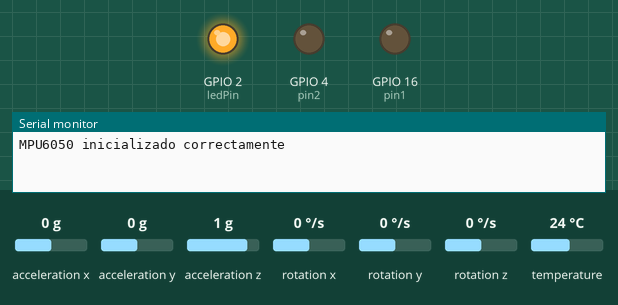
The sketch below on a simulated ESP32. On the bench: output pins drawn as LEDs (lit = HIGH), the last lines printed to the serial monitor. The inputs (shaded band) are chosen by the test bench; at power-on: acceleration y 0 g, acceleration x 0 g, acceleration z 1 g, rotation x 0 °/s, rotation y 0 °/s, rotation z 0 °/s, temperature 24 °C. Pins used as bus, display or sensor lines are not drawn.

Above: at 1.2 s.
1.3 s: acceleration y set to -1.4 g
3.0 s: acceleration y set to 0 g
At 5.2 s:
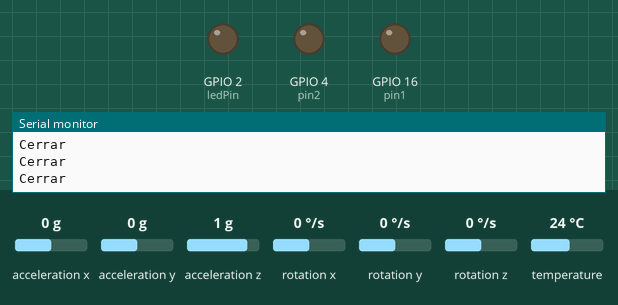
Timing chart, 0 to 6.7 s (numbered marks = the images above; inputs shaded):
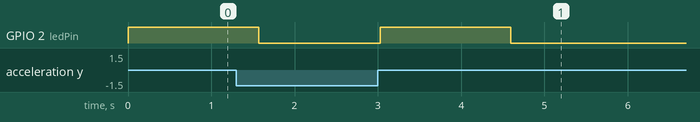

The sketch:

Inferencia.ino
```cpp
#include <Wire.h>
#include <Adafruit_MPU6050.h>
#include <Adafruit_Sensor.h>
#include <math.h>  // Necesary for te exp() function
#include <WiFi.h>
#include <BluetoothSerial.h>

Adafruit_MPU6050 mpu; // Create de MPU6050 object

const double timeData = 1.5; // Time in seconds to collect data
double accelX = 0, accelY = 0, accelZ = 0; // Variables for acceleration data

// Variables for features used in the neural network
double mavXAxis = 0.0, mavYAxis = 0.0, mavZAxis = 0.0;
double rmsXAxis = 0.0, rmsYAxis = 0.0, rmsZAxis = 0.0;
double wlXAxis = 0.0, wlYAxis = 0.0, wlZAxis = 0.0;
double wlaXAxis = 0.0, wlaYAxis = 0.0, wlaZAxis = 0.0; // Auxiliary wave length

const double threshold = 1.6;   // Threshold for significant movements
const int ledPin = 2; // Pin for the LED

///////////////////////////////// Neural Network Variables /////////////////////////////////
double a0[9];// Input layer
// Weights for the layers
double W1[4][9] = {{-0.193,-0.456,0.26,-0.199,-0.911,-0.042,-0.372,-0.794,-0.191},{-0.04,0.051,-0.088,-0.289,-0.413,-0.078,-0.19,1.193,-0.696},{-0.071,0.29,-0.349,0.151,0.266,-0.192,0.14,-0.009,-0.091},{0.418,0.009,-0.417,0.354,-0.184,-0.272,0.252,0.017,-0.07}};
double a1[4];// First hidden layer
double W2[16][4] = {{0.0,-0.002,-0.0,0.007},{-0.262,-0.133,0.333,0.073},{-0.0,-0.006,0.185,0.015},{0.886,-0.29,0.174,0.07},{0.236,0.058,0.033,0.142},{0.139,-0.393,0.215,0.2},{-0.286,1.164,0.104,-0.258},{0.08,0.0,-0.0,0.0},{-0.0,0.029,0.19,-0.112},{0.652,0.467,0.161,-0.123},{-0.0,-0.0,-0.0,0.003},{-0.185,-0.384,0.203,0.598},{-0.0,-0.0,-0.0,0.003},{-0.289,0.258,0.315,0.14},{0.796,-0.013,-0.028,-0.023},{-0.0,-0.0,0.0,-0.001}};
double a2[16];// Second hidden layer
double W3[3][16] = {{0.0,-0.001,-0.0,-0.512,-0.0,-0.374,0.982,0.0,0.0,-0.0,0.0,-0.37,0.0,0.0,-0.013,0.0},{0.0,-0.212,0.0,0.588,0.012,0.0,-0.392,-0.0,-0.0,0.167,-0.0,-0.275,-0.0,-0.499,0.522,0.0},{-0.0,0.331,0.0,0.0,0.0,0.136,-0.44,0.0,0.0,-0.501,0.0,0.486,0.0,0.076,-0.169,-0.0}};
double a3[3]; // Output layer
// Bias for the layers
double b1[4]= {0.446,0.366,0.183,0.141};
double b2[16]= {-0.006,0.779,-0.015,0.369,-0.164,0.648,0.207,-0.139,-0.18,-0.112,-0.001,0.644,-0.038,0.709,0.004,0.041};
double b3[3]= {0.192,-0.499,0.341};
double aux = 0.0;// Auxiliary variable
//////////////////////////////////////////////////////////////////


///////////////////////////////// Neural Network Preprocessing /////////////////////////////////
// Mean and standard deviation for normalization
double mean[9]={1.844,1.033,7.941,2.212,1.176,8.121,10.044,6.155,14.587};
double dstd[9]={1.934,0.518,1.36,2.351,0.592,1.03,7.054,3.362,4.395};
///////////////////////////////////////////////////////////////////////////////////////////////////////

//////////// Pin definitions for pulse sequence ////////////
const int pin1 = 16;
const int pin2 = 4;
const int pin3 = 5;
const int pin4 = 17;
// Pulse interval and duration in microseconds
const unsigned long intervaloPulsos = 33333;  // 30 Hz (33333 microseconds)
const unsigned long duracionPulso = 200;      // Pulse duration in microseconds
// Flag for pulse sequence control
bool secuenciaPulsosActivo = true;
void setup() {
  WiFi.mode(WIFI_OFF); // Turn off WiFi
  WiFi.disconnect(true); // Disconnect WiFi
  btStop(); // Stop Bluetooth

// Configure pins as outputs
  pinMode(pin1, OUTPUT);
  pinMode(pin2, OUTPUT);
  pinMode(pin3, OUTPUT);
  pinMode(pin4, OUTPUT);
  Serial.begin(9600);
  pinMode(ledPin, OUTPUT);
  digitalWrite(ledPin, LOW);  // Ensure the LED is off initially

  // Initialize MPU6050
  if (!mpu.begin()) {
    Serial.println("No se pudo encontrar un sensor MPU6050 válido, ¡verifique el cableado!");
    while (1);
  }
  // Configure MPU6050 sensor settings
  mpu.setAccelerometerRange(MPU6050_RANGE_2_G);
  mpu.setGyroRange(MPU6050_RANGE_250_DEG);
  mpu.setFilterBandwidth(MPU6050_BAND_21_HZ);

  Serial.println("MPU6050 inicializado correctamente");
}

void loop() {
  sensors_event_t a, g, temp;
  mpu.getEvent(&a, &g, &temp);

  // Read acceleration values
  double currentAccelX = a.acceleration.x;
  double currentAccelY = a.acceleration.y;
  double currentAccelZ = a.acceleration.z;

  // Check if the values exceed a threshold
  if (abs(currentAccelX - accelX) > threshold || abs(currentAccelY - accelY) > threshold || abs(currentAccelZ - accelZ) > threshold) {
    // Update the current acceleration values
    accelX = currentAccelX;
    accelY = currentAccelY;
    accelZ = currentAccelZ;

    // Turn on the LED to indicate movement is being processed
    digitalWrite(ledPin, HIGH);

    // Capture and process movement data
    featuresExtraction();   // Extract features

    // Normalize the features
    a0[0] = dataNormalized(mavXAxis, mean[0], dstd[0]);
    a0[1] = dataNormalized(mavYAxis, mean[1], dstd[1]);
    a0[2] = dataNormalized(mavZAxis, mean[2], dstd[2]);

    a0[3] = dataNormalized(rmsXAxis, mean[3], dstd[3]);
    a0[4] = dataNormalized(rmsYAxis, mean[4], dstd[4]);
    a0[5] = dataNormalized(rmsZAxis, mean[5], dstd[5]);

    a0[6] = dataNormalized(wlXAxis, mean[6], dstd[6]);
    a0[7] = dataNormalized(wlYAxis, mean[7], dstd[7]);
    a0[8] = dataNormalized(wlZAxis, mean[8], dstd[8]);

    // Process the neural network
    int predictedClass = processNeuralNetwork();

    // Change the pulse sequence based on the predicted class
    if (predictedClass == 0) {
      secuenciaPulsosActivo = true;
      Serial.println("Cambiando a la primera secuencia de pulsos...");
    } else if (predictedClass == 1) {
      secuenciaPulsosActivo = false;
      Serial.println("Cambiando a la segunda secuencia de pulsos...");
    }

    // Activate or deactivate pulse sequences accordingly
      if (secuenciaPulsosActivo) {
       secuenciaPulsos1(); // Activate pulse sequence 1
      } else {
       secuenciaPulsos2(); // Activate pulse sequence 2
      }
    // Turn off the LED after capturing and processing the movement
    digitalWrite(ledPin, LOW);

  } else{
    // Execute the appropriate pulse sequence based on the active sequence
    if (secuenciaPulsosActivo) {
      secuenciaPulsos1();// Call the first pulse sequence function
    } else {
      secuenciaPulsos2();// Call the second pulse sequence function
    }
  }
}

int processNeuralNetwork() {
  ///////////////////////////////// Neural Network Structure /////////////////////////////////
  // First layer: Multiply input by weights and apply ReLU activation
  for(int i = 0 ; i<4; i++ ) {aux=0.0;for(int j = 0 ; j <9 ; j++ ) { aux=aux+W1[i][j]*a0[j];} a1[i]=relu(aux+b1[i]);}// Apply ReLU and add bias
  // Second layer: Multiply by weights and apply ReLU activation
  for(int i = 0 ; i<16; i++ ) {aux=0.0;for(int j = 0 ; j <4 ; j++ ) { aux=aux+W2[i][j]*a1[j];} a2[i]=relu(aux+b2[i]);}// Apply ReLU and add bias
  // Third layer: Multiply by weights and apply softmax function for classification
  double aux1 = 0;
  for(int i = 0 ; i<3; i++ ) {aux=0.0;for(int j = 0 ; j <16 ; j++ ) { aux=aux+W3[i][j]*a2[j];} a3[i]=aux+b3[i]; aux1+=exp(a3[i]);}// Softmax part
  // Find the class with the highest probability
  double minimo = 0.0;
  int classes = 0;
  for(int i = 0;  i<3; i++){a3[i] = exp(a3[i])/aux1;if(a3[i]>minimo){minimo=a3[i];classes=i;}}
  //////////////////////////////////////////////////////////////////////////////////////////
  return classes;// Return the predicted class
}

void featuresExtraction() {
  int sizeSample = timeData * 10;

  double prevAccelX = 0, prevAccelY = 0, prevAccelZ = 0;
  // Reset values of MAV, RMS, WL, and auxiliary wave lengths
  mavXAxis = mavYAxis = mavZAxis = 0.0;
  rmsXAxis = rmsYAxis = rmsZAxis = 0.0;
  wlXAxis = wlYAxis = wlZAxis = 0.0;
  wlaXAxis = wlaYAxis = wlaZAxis = 0.0;  // Reiniciar valores de longitud de onda auxiliar

  for (int k = 0; k < sizeSample; k++) {
    sensors_event_t a, g, temp;
    mpu.getEvent(&a, &g, &temp);

    accelX = a.acceleration.x;
    accelY = a.acceleration.y;
    accelZ = a.acceleration.z;

    // MAV calculation (Mean Absolute Value)
    mavXAxis += abs(accelX);
    mavYAxis += abs(accelY);
    mavZAxis += abs(accelZ);

    // RMS calculation (Root Mean Square)
    rmsXAxis += accelX * accelX;
    rmsYAxis += accelY * accelY;
    rmsZAxis += accelZ * accelZ;

    // WL calculation (Waveform Length)
    wlXAxis += abs(accelX - wlaXAxis);
    wlYAxis += abs(accelY - wlaYAxis);
    wlZAxis += abs(accelZ - wlaZAxis);

    // Update auxiliary wave lengths
    wlaXAxis = accelX;
    wlaYAxis = accelY;
    wlaZAxis = accelZ;

    delay(100);
  }

  // Final calculations of MAV, RMS, and WL
  mavXAxis /= sizeSample;
  mavYAxis /= sizeSample;
  mavZAxis /= sizeSample;

  rmsXAxis = sqrt(rmsXAxis / sizeSample);
  rmsYAxis = sqrt(rmsYAxis / sizeSample);
  rmsZAxis = sqrt(rmsZAxis / sizeSample);
}
// ReLU function
double relu(double x) {
  return x > 0 ? x : 0;// Return x if it's positive, otherwise return 0
}

// Normalization function
double dataNormalized(double input, double mean, double dstd) {
  return (input - mean) / dstd;// Normalize input using mean and standard deviation
}
// Function to activate the first pulse sequence
void secuenciaPulsos1() {
  digitalWrite(pin1, HIGH);
  delayMicroseconds(duracionPulso);
  digitalWrite(pin1, LOW);
  digitalWrite(pin2, HIGH);
  delayMicroseconds(duracionPulso);
  digitalWrite(pin2, LOW);
  delayMicroseconds(intervaloPulsos - 2 * duracionPulso);
  Serial.println("Abrir");
  }

// Function to activate the second pulse sequence
void secuenciaPulsos2() {
  digitalWrite(pin3, HIGH);
  delayMicroseconds(duracionPulso);
  digitalWrite(pin3, LOW);
  digitalWrite(pin4, HIGH);
  delayMicroseconds(duracionPulso);
  digitalWrite(pin4, LOW);
  delayMicroseconds(intervaloPulsos - 2 * duracionPulso);
  Serial.println("Cerrar");
}
```

Measured:
- after the input at 3.0 s, GPIO 2 (ledPin): LOW → HIGH at once, → LOW 1.6 s later
